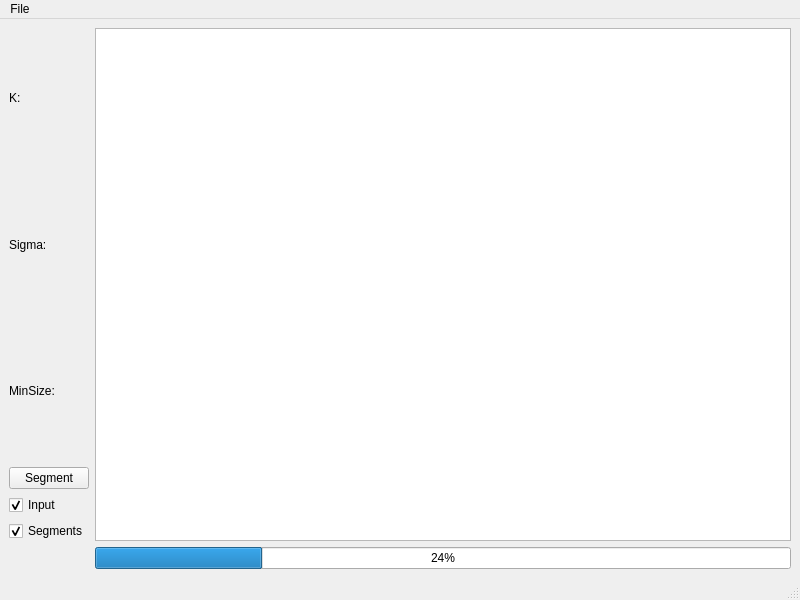
<?xml version="1.0" encoding="UTF-8"?>
<ui version="4.0">
 <class>SuperPixelSegmentationGUI</class>
 <widget class="QMainWindow" name="SuperPixelSegmentationGUI">
  <property name="geometry">
   <rect>
    <x>0</x>
    <y>0</y>
    <width>800</width>
    <height>600</height>
   </rect>
  </property>
  <property name="windowTitle">
   <string>Super Pixel Segmentation</string>
  </property>
  <widget class="QWidget" name="centralwidget">
   <layout class="QGridLayout" name="gridLayout">
    <item row="0" column="1">
     <widget class="QGraphicsView" name="graphicsView"/>
    </item>
    <item row="0" column="0">
     <layout class="QVBoxLayout" name="verticalLayout">
      <item>
       <layout class="QHBoxLayout" name="horizontalLayout">
        <item>
         <widget class="QLabel" name="label1">
          <property name="text">
           <string>K: </string>
          </property>
         </widget>
        </item>
        <item>
         <widget class="FloatSlider" name="sldK">

          <property name="whatsThis">
           <string>The float slider widget allows the user to select a float value.</string>
          </property>
         </widget>
        </item>
       </layout>
      </item>
      <item>
       <layout class="QHBoxLayout" name="horizontalLayout_2">
        <item>
         <widget class="QLabel" name="label">
          <property name="text">
           <string>Sigma:</string>
          </property>
         </widget>
        </item>
        <item>
         <widget class="FloatSlider" name="sldSigma">
          <property name="whatsThis">
           <string>The float slider widget allows the user to select a float value.</string>
          </property>
         </widget>
        </item>
       </layout>
      </item>
      <item>
       <layout class="QHBoxLayout" name="horizontalLayout_3">
        <item>
         <widget class="QLabel" name="label_2">
          <property name="text">
           <string>MinSize:</string>
          </property>
         </widget>
        </item>
        <item>
         <widget class="LabeledSlider" name="sldMinSize">
          <property name="whatsThis">
           <string>The slider widget displays the min, max, and selected values.</string>
          </property>
         </widget>
        </item>
       </layout>
      </item>
      <item>
       <widget class="QPushButton" name="btnSegment">
        <property name="text">
         <string>Segment</string>
        </property>
       </widget>
      </item>
      <item>
       <widget class="QCheckBox" name="chkShowInput">
        <property name="text">
         <string>Input</string>
        </property>
        <property name="checked">
         <bool>true</bool>
        </property>
       </widget>
      </item>
      <item>
       <widget class="QCheckBox" name="chkShowSegments">
        <property name="text">
         <string>Segments</string>
        </property>
        <property name="checked">
         <bool>true</bool>
        </property>
       </widget>
      </item>
     </layout>
    </item>
    <item row="1" column="1">
     <widget class="QProgressBar" name="progressBar">
      <property name="value">
       <number>24</number>
      </property>
     </widget>
    </item>
   </layout>
  </widget>
  <widget class="QMenuBar" name="menubar">
   <property name="geometry">
    <rect>
     <x>0</x>
     <y>0</y>
     <width>800</width>
     <height>20</height>
    </rect>
   </property>
   <widget class="QMenu" name="menuFile">
    <property name="title">
     <string>File</string>
    </property>
    <addaction name="actionOpenImage"/>
    <addaction name="actionSaveResult"/>
   </widget>
   <addaction name="menuFile"/>
  </widget>
  <widget class="QStatusBar" name="statusbar"/>
  <action name="actionOpenImage">
   <property name="text">
    <string>Open Image</string>
   </property>
  </action>
  <action name="actionSaveResult">
   <property name="text">
    <string>Save Result</string>
   </property>
  </action>
 </widget>
 <customwidgets>
  <customwidget>
   <class>FloatSlider</class>
   <extends>QWidget</extends>
   <header>FloatSlider.h</header>
  </customwidget>
  <customwidget>
   <class>LabeledSlider</class>
   <extends>QWidget</extends>
   <header>LabeledSlider.h</header>
  </customwidget>
 </customwidgets>
 <resources/>
 <connections/>
</ui>
